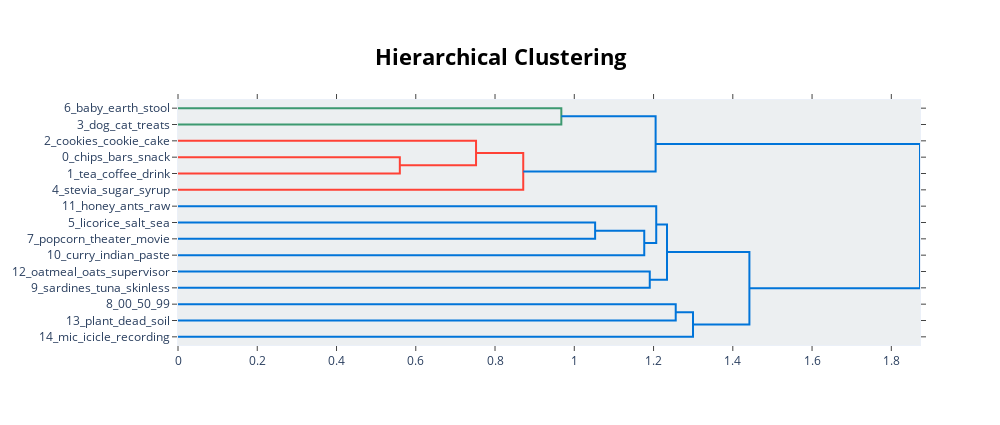

The code cell stored with this chart in its notebook:
### Code cell
topic_model.visualize_hierarchy(top_n_topics=15)

### Figure 1 — Plotly figure (JSON) as saved in the notebook; plotly's stock layout.template omitted (floating-point values rounded to 4 significant figures)
{"data": [{"hoverinfo": "text", "marker": {"color": "rgb(61,153,112)"}, "mode": "lines", "type": "scatter", "x": [0, 0.9673, 0.9673, 0], "xaxis": "x", "y": [-5, -5, -15, -15], "yaxis": "y"}, {"hoverinfo": "text", "marker": {"color": "rgb(255,65,54)"}, "mode": "lines", "type": "scatter", "x": [0, 0.5598, 0.5598, 0], "xaxis": "x", "y": [-35, -35, -45, -45], "yaxis": "y"}, {"hoverinfo": "text", "marker": {"color": "rgb(255,65,54)"}, "mode": "lines", "type": "scatter", "x": [0, 0.7521, 0.7521, 0.5598], "xaxis": "x", "y": [-25, -25, -40, -40], "yaxis": "y"}, {"hoverinfo": "text", "marker": {"color": "rgb(255,65,54)"}, "mode": "lines", "type": "scatter", "x": [0.7521, 0.8712, 0.8712, 0], "xaxis": "x", "y": [-32.5, -32.5, -55, -55], "yaxis": "y"}, {"hoverinfo": "text", "marker": {"color": "rgb(0,116,217)"}, "mode": "lines", "type": "scatter", "x": [0.9673, 1.205, 1.205, 0.8712], "xaxis": "x", "y": [-10, -10, -43.75, -43.75], "yaxis": "y"}, {"hoverinfo": "text", "marker": {"color": "rgb(0,116,217)"}, "mode": "lines", "type": "scatter", "x": [0, 1.053, 1.053, 0], "xaxis": "x", "y": [-75, -75, -85, -85], "yaxis": "y"}, {"hoverinfo": "text", "marker": {"color": "rgb(0,116,217)"}, "mode": "lines", "type": "scatter", "x": [1.053, 1.177, 1.177, 0], "xaxis": "x", "y": [-80, -80, -95, -95], "yaxis": "y"}, {"hoverinfo": "text", "marker": {"color": "rgb(0,116,217)"}, "mode": "lines", "type": "scatter", "x": [0, 1.207, 1.207, 1.177], "xaxis": "x", "y": [-65, -65, -87.5, -87.5], "yaxis": "y"}, {"hoverinfo": "text", "marker": {"color": "rgb(0,116,217)"}, "mode": "lines", "type": "scatter", "x": [0, 1.19, 1.19, 0], "xaxis": "x", "y": [-105, -105, -115, -115], "yaxis": "y"}, {"hoverinfo": "text", "marker": {"color": "rgb(0,116,217)"}, "mode": "lines", "type": "scatter", "x": [1.207, 1.234, 1.234, 1.19], "xaxis": "x", "y": [-76.25, -76.25, -110, -110], "yaxis": "y"}, {"hoverinfo": "text", "marker": {"color": "rgb(0,116,217)"}, "mode": "lines", "type": "scatter", "x": [0, 1.256, 1.256, 0], "xaxis": "x", "y": [-125, -125, -135, -135], "yaxis": "y"}, {"hoverinfo": "text", "marker": {"color": "rgb(0,116,217)"}, "mode": "lines", "type": "scatter", "x": [1.256, 1.3, 1.3, 0], "xaxis": "x", "y": [-130, -130, -145, -145], "yaxis": "y"}, {"hoverinfo": "text", "marker": {"color": "rgb(0,116,217)"}, "mode": "lines", "type": "scatter", "x": [1.234, 1.442, 1.442, 1.3], "xaxis": "x", "y": [-93.12, -93.12, -137.5, -137.5], "yaxis": "y"}, {"hoverinfo": "text", "marker": {"color": "rgb(0,116,217)"}, "mode": "lines", "type": "scatter", "x": [1.205, 1.872, 1.872, 1.442], "xaxis": "x", "y": [-26.88, -26.88, -115.3, -115.3], "yaxis": "y"}], "layout": {"autosize": false, "height": 425, "hoverlabel": {"bgcolor": "white", "font": {"family": "Rockwell", "size": 16}}, "hovermode": "closest", "plot_bgcolor": "#ECEFF1", "showlegend": false, "title": {"font": {"color": "Black", "size": 22}, "text": "<b>Hierarchical Clustering</b>", "x": 0.5, "xanchor": "center", "yanchor": "top"}, "width": 1000, "xaxis": {"mirror": "allticks", "rangemode": "tozero", "showgrid": false, "showline": true, "showticklabels": true, "ticks": "outside", "type": "linear", "zeroline": false}, "yaxis": {"mirror": "allticks", "range": [-150, 0], "rangemode": "tozero", "showgrid": false, "showline": true, "showticklabels": true, "tickmode": "array", "ticks": "outside", "ticktext": ["6_baby_earth_stool", "3_dog_cat_treats", "2_cookies_cookie_cake", "0_chips_bars_snack", "1_tea_coffee_drink", "4_stevia_sugar_syrup", "11_honey_ants_raw", "5_licorice_salt_sea", "7_popcorn_theater_movie", "10_curry_indian_paste", "12_oatmeal_oats_supervisor", "9_sardines_tuna_skinless", "8_00_50_99", "13_plant_dead_soil", "14_mic_icicle_recording"], "tickvals": [-5, -15, -25, -35, -45, -55, -65, -75, -85, -95, -105, -115, -125, -135, -145], "type": "linear", "zeroline": false}}}
